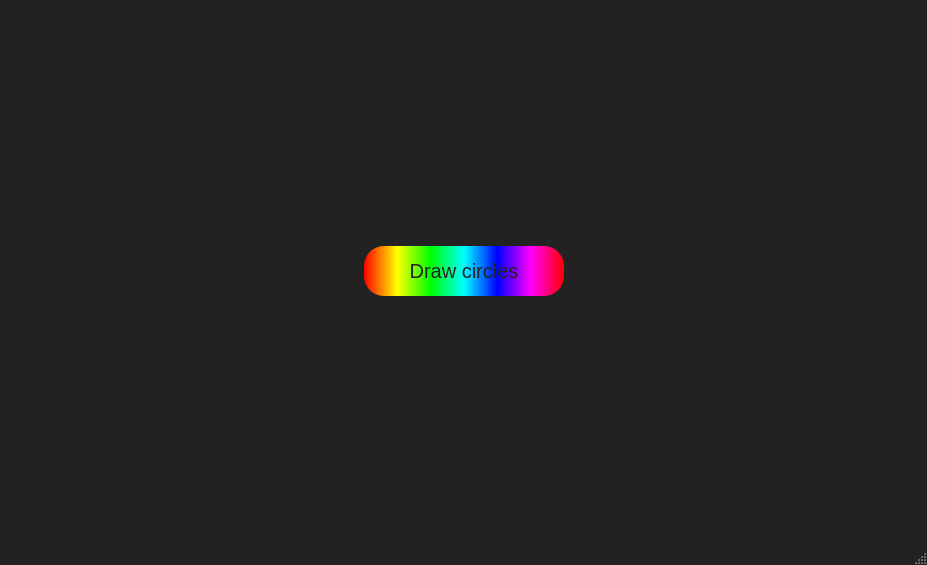
<?xml version="1.0" encoding="UTF-8"?>
<ui version="4.0">
 <class>MainWindow</class>
 <widget class="QMainWindow" name="MainWindow">
  <property name="geometry">
   <rect>
    <x>0</x>
    <y>0</y>
    <width>927</width>
    <height>565</height>
   </rect>
  </property>
  <property name="windowTitle">
   <string>Git и желтые окружности</string>
  </property>
  <property name="styleSheet">
   <string notr="true">QMainWindow {
    background-color: #222;
}
/*

QWidget {
    background-color: #222;
}
*/
QPushButton {
	background-color: qlineargradient(spread:pad, x1:0, y1:0, x2:1, y2:0, stop:0 rgba(255, 0, 0, 255), stop:0.166 rgba(255, 255, 0, 255), stop:0.333 rgba(0, 255, 0, 255), stop:0.5 rgba(0, 255, 255, 255), stop:0.666 rgba(0, 0, 255, 255), stop:0.833 rgba(255, 0, 255, 255), stop:1 rgba(255, 0, 0, 255));
    
	color: #222;
    font-size: 20px;
    border-radius: 20px;
}

QPushButton:hover {
	background-color: qlineargradient(spread:pad, x1:0, y1:0, x2:1, y2:0, stop:0 rgba(255, 0, 0, 200), stop:0.166 rgba(255, 255, 0, 200), stop:0.333 rgba(0, 255, 0, 200), stop:0.5 rgba(0, 255, 255, 200), stop:0.666 rgba(0, 0, 255, 200), stop:0.833 rgba(255, 0, 255, 200), stop:1 rgba(255, 0, 0, 200));
    color: #000;
}</string>
  </property>
  <widget class="QWidget" name="centralwidget">
   <layout class="QHBoxLayout" name="horizontalLayout">
    <item>
     <spacer name="horizontalSpacer">
      <property name="orientation">
       <enum>Qt::Horizontal</enum>
      </property>
      <property name="sizeHint" stdset="0">
       <size>
        <width>346</width>
        <height>20</height>
       </size>
      </property>
     </spacer>
    </item>
    <item>
     <widget class="QPushButton" name="drawButton">
      <property name="minimumSize">
       <size>
        <width>200</width>
        <height>50</height>
       </size>
      </property>
      <property name="maximumSize">
       <size>
        <width>200</width>
        <height>50</height>
       </size>
      </property>
      <property name="cursor">
       <cursorShape>PointingHandCursor</cursorShape>
      </property>
      <property name="styleSheet">
       <string notr="true"/>
      </property>
      <property name="text">
       <string>Draw circles</string>
      </property>
     </widget>
    </item>
    <item>
     <spacer name="horizontalSpacer_2">
      <property name="orientation">
       <enum>Qt::Horizontal</enum>
      </property>
      <property name="sizeHint" stdset="0">
       <size>
        <width>345</width>
        <height>20</height>
       </size>
      </property>
     </spacer>
    </item>
   </layout>
  </widget>
  <widget class="QStatusBar" name="statusbar"/>
 </widget>
 <resources/>
 <connections/>
</ui>
